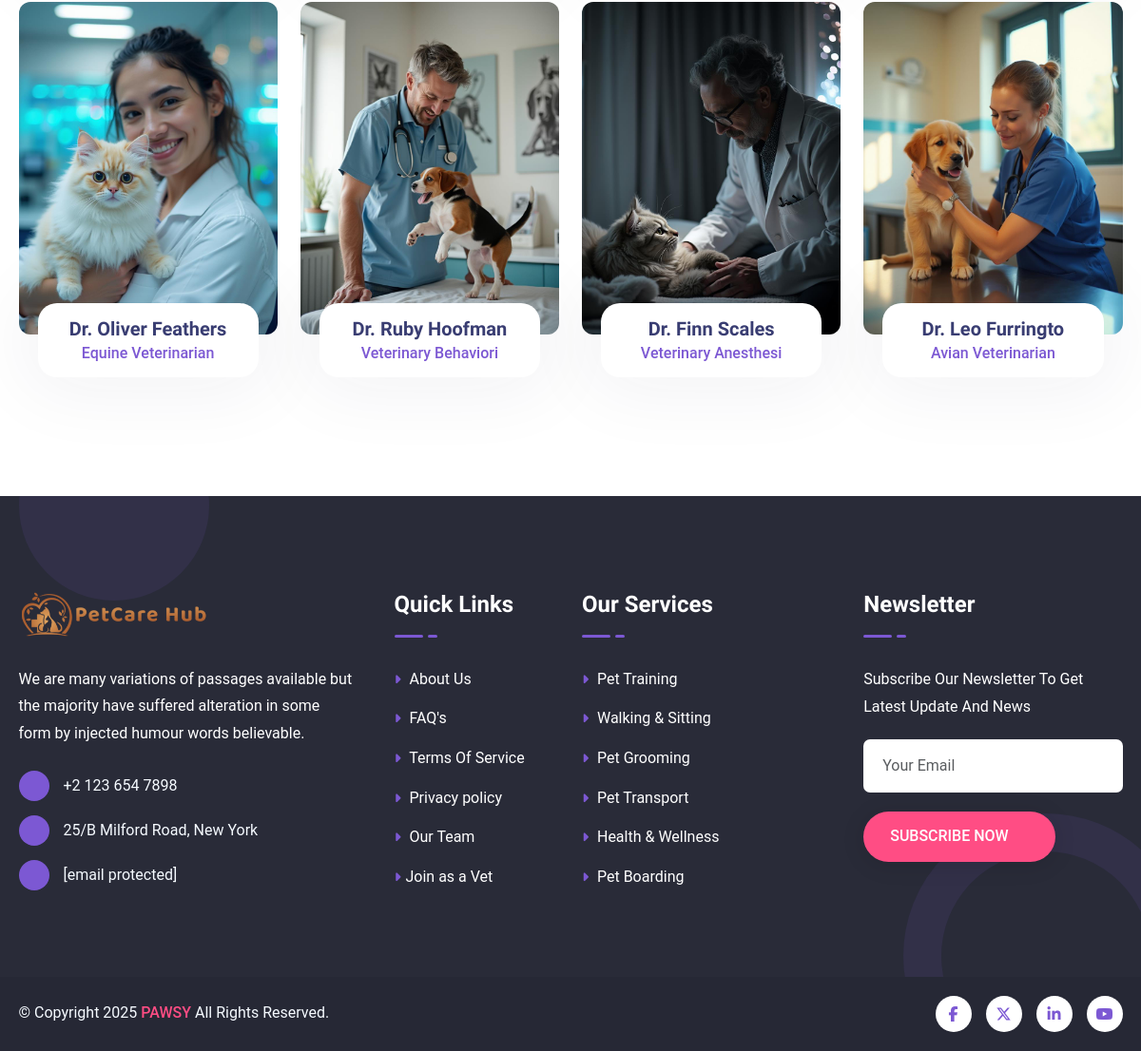
The page /vetdis/ (lower part) on the database as committed earlier.
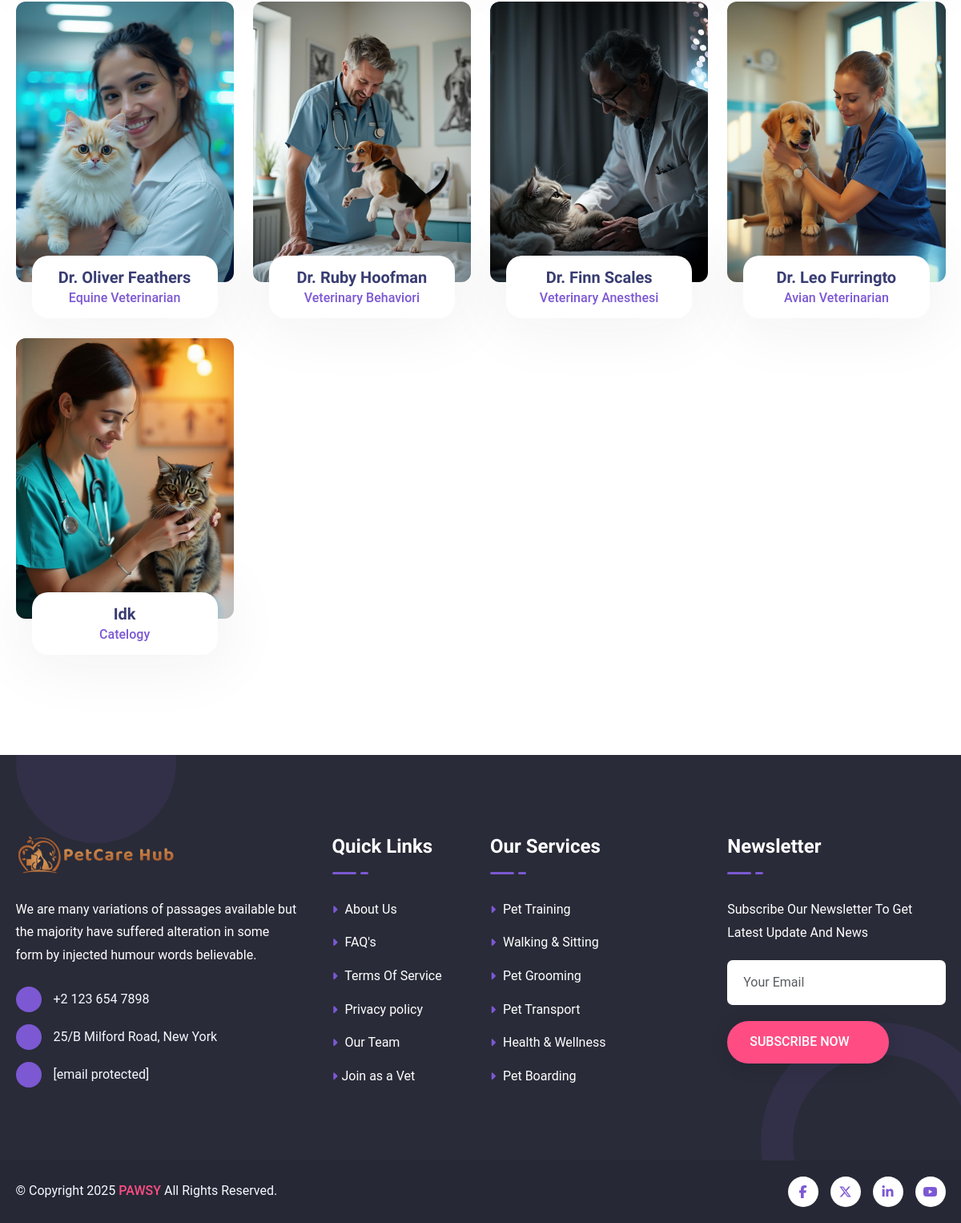
The same page on the database as committed later.
### myapp/models.py (models this page shows, shortened)
class vetRegisterDB(models.Model):
    Name = models.CharField(max_length=30)
    Email = models.EmailField()
    Password = models.CharField(max_length=40)
    Photo = models.ImageField(upload_to='photos')
    Gender = models.CharField(max_length=10)
    Phone = models.BigIntegerField()
    LicenseFile = models.FileField(upload_to='files',default=None,max_length=250)
    Address = models.TextField()
    Specialization = models.CharField(max_length=20)
    YearsOfExperience = models.IntegerField()
    ClinicName = models.CharField(max_length=60)
    Price = models.IntegerField(default=500)
    TimeStamp = models.DateTimeField(auto_now_add=True)
    def vet_photo(self):
        return mark_safe('<img src="{}" width="100"/>'.format(self.Photo.url))
    vet_photo.allow_tags = True

### myapp/views.py (the view)
# urls.py: path('vetdis/',views.vetdiscoverpage),
def vetdiscoverpage(request):
    fetchdata = vetRegisterDB.objects.all()
    context = {
        "vetdis" : fetchdata
    }
    return render(request,"vetdiscover.html",context)

### myapp/templates/vetdiscover.html (shortened to what this page needs)
<!DOCTYPE html>
<html lang="en">
<head>
    <link rel="stylesheet" href="/static/css/bootstrap.min.css">
    <link rel="stylesheet" href="/static/css/all-fontawesome.min.css">
    <link rel="stylesheet" href="/static/css/icomoon.css">
    <link rel="stylesheet" href="/static/css/animate.min.css">
    <link rel="stylesheet" href="/static/css/magnific-popup.min.css">
    <link rel="stylesheet" href="/static/css/owl.carousel.min.css">
    <link rel="stylesheet" href="/static/css/style.css">
</head>
<body>
       <main class="main">
        <div class="team-area pt-120 pb-100">
            <div class="container">
                <div class="row">
                    {% for i in vetdis %}
                    <div class="col-md-6 col-lg-3">
                        <div class="team-item wow fadeInUp" data-wow-duration="1s" data-wow-delay=".25s">
                            <div class="team-img">
                               <a href="/svp/{{ i.id }}"> <img src="/media/{{ i.Photo }}" alt="thumb"></a>
                            </div>
                            <div class="team-content">
                                <div class="team-bio">
                                    <h5><a href="#">{{ i.Name }}</a></h5>
                                    <span>{{ i.Specialization }}</span>
                                </div>
                            </div>
                        </div>
                    </div>
                    {% endfor %}
                </div>
            </div>
        </div>
    {% include 'footer.html' %}
       </main>
</body>
</html>

Rows that differ between the two databases and show on the page:
added vetRegisterDB: Photo (picture), Name "Idk", Specialization "Catelogy"
